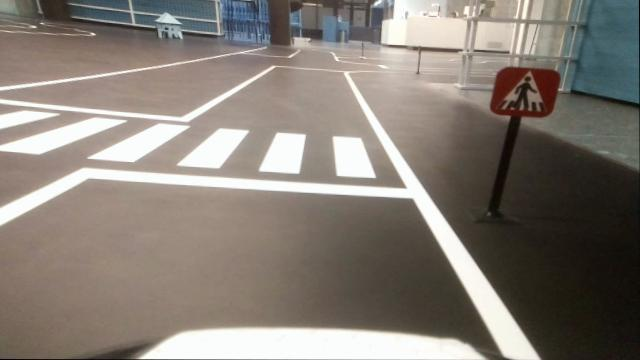
#> input picture src/perception/lane_detection/core/savebev.jpeg, 640 x 360 px
$ python -i laneDetection.py   (imports and definitions only)
#> lines starting #> are read from the running program, lines starting #| are printed output that depends on the picture; after the words box and inside, x2 and y2 are one past the last pixel; in counts of white or black regions, pixels touching at a corner belong together
### src/perception/lane_detection/core/utils.py
import cv2 as cv
import numpy as np
import pickle5 as pickle
import sys
from .const import *
# from numba import float32, uint16

##################  TEST CONFIG #################################
TESTNODES = dict()
TESTNODES['BEV'] = np.random.randn(640, 360,3)    #   Bird eye view image
TESTNODES['STEER_ANGLE'] = 30.2                 #   Steering angle
TESTNODES['RADIUS'] = 12.2                      #   Radius of curvature
TESTNODES['OFF_CENTRE'] = 23.2                  #   Off center
TESTNODES['LLT'] = 0                            #   Left lane type
TESTNODES['RLT'] = 1                            #   Right lane type
TESTNODES['MIDPOINT'] = 320                     #   Mid point

TESTNODES['WTL'] = 30                            #   width top left
TESTNODES['HTL'] = 50                            #   height top left
TESTNODES['WTR'] = 600                           #   width top right
TESTNODES['HTR'] = 50                           #   height top right
TESTNODES['WBL'] = 30                           #   width bottom left
TESTNODES['HBL'] = 350                          #   height bottom left
TESTNODES['WBR'] = 600                          #   width bottom right
TESTNODES['HBR'] = 50                            #   height bottom right
#####################   END TEST CONFIG  ########################

##################  HELPER FUNCTIONS    ###########################
# [84 lines left out: functions extract_frames, save_pkl, load_pkl, order_points, four_point_transform, not called in this run]
class Trackbars:

    def __init__(self):
        self.initPointTrackings([0, 299, 0, 270])

        # self.initSrcTracking()
        self.initSrcView()
        # self.initDstView()

    def initSrcView(self, width = 640, height = 360):
        cv.namedWindow('SrcView')
        cv.resizeWindow("SrcView", 360, 240)

        cv.createTrackbar("WTL", "SrcView", 249 ,width , self.doNothing)			# 	width top left
        cv.createTrackbar("HTL", "SrcView", 123, height, self.doNothing)		# 	height top left
        cv.createTrackbar("WBL", "SrcView", 0, width , self.doNothing)			#	width bottom leftj
        cv.createTrackbar("HBL", 'SrcView', 315, height, self.doNothing)		#	height bottom left
        cv.createTrackbar('WTR', 'SrcView', 428, width , self.doNothing)			#	width top right
        cv.createTrackbar('HTR', 'SrcView', 130, height , self.doNothing)			#	height top right
        cv.createTrackbar('WBR', 'SrcView', 626, width , self.doNothing)			#	width bottom right
        cv.createTrackbar('HBR', 'SrcView', 318, height , self.doNothing)			#	height bottom right


    # [54 lines left out: functions initDstView, getSrcView, getDstView, initSrcTracking, getSrcPoints, not called in this run]

    def initPointTrackings(self, initVals, width = 640, height = 360):
        """
        :params: initVals = (Width Top, Height Top, Width Bottom, Height Bottom)
        """
        cv.namedWindow('ViewPerspective')
        cv.resizeWindow("ViewPerspective", 360, 240)
        cv.createTrackbar("Width Top", "ViewPerspective", initVals[0], width , self.doNothing)
        cv.createTrackbar("Height Top", "ViewPerspective", initVals[1], height, self.doNothing)
        cv.createTrackbar("Width Bottom", "ViewPerspective", initVals[2], width , self.doNothing)
        cv.createTrackbar("Height Bottom", "ViewPerspective", initVals[3], height, self.doNothing)


    # [7 lines left out: function getValPoints, not called in this run]

    def doNothing(self):
        pass

# [5 lines that do not run on import are left out]

### src/perception/lane_detection/core/laneDetection.py
import cv2 as cv
import numpy as np
from .utils import Trackbars
import matplotlib.pyplot as plt

class Preprocessor:

    """ This class is used to preprocessing the scene which is input steamed from camera.

    Args: None
    Attributes:

        gaussian_kernel_size: size of kernel in gaussian blur, we use this blurring to
                                smooth the binary threshold version of the scene.

        sobel_kernel_size: size of kernel in sobel transformation
        lower_white: lower bound of white color when performing color-space transform.
        upper_white: upper bound of white color when performing color-space transform.

    Methods:

        grey_scale:
            args: image to be converted into gray.
            return: gray image
            example: self.grey_scale(image)

        gaussian_blur:
            args: image to be blurred.
            return: blurred image
            example: self.gaussian_blur(image)

        threshold:
            *   This is called binary threshold
            args: image to be converted into binary.
            return: binary image
            example: self.threshold(image)

        hls_threshold:
            *   This method takes threshold in HLS color-space then convert into binary threshold image.
            args: image.
            return: HLS image
            example: self.hls_threshold(image)

        warpImg:
            *   This method converts original image into another perspective view. Concretely, we
                would like to have a bird-eye view of the scene taken from the camera rather than the
                in front view.
            *   Note: The source and destination points are environment-specific. Therefore, if we
                        test in another environment, we need to fine-tune based on the visualization

            args: image to be warped.
            return:
                birdEyeView: dictionary
                             * Key : Value
                             birdeye:   BEV image
                             left:      left-scene of BEV
                             right:     right-scene of BEV
                             src:       source point of the transformation
                             dst:       destination point of the transformation

                transform_view : matrix of transformation from src to dst (npndarray)
                inverse_transform_view : matrix of transformation from dst to src (npndarray)
    """
    def __init__(self):
        self.gaussian_kernel_size = 5                   # Size of gaussian kernel
        self.sobel_kernel_size = 3
        self.lower_white = np.array([0, 160, 10])
        self.upper_white = np.array([255, 255, 255])
        self.tracker = Trackbars()                      # Just for debugging and fine-tuning --> don't care
        print("Init processing images")

    def grey_scale(self, img):

        return cv.cvtColor(img, cv.COLOR_BGR2GRAY)

    def gaussian_blur(self, img):
        return cv.GaussianBlur(img, (3,3), 0)

    def threshold(self, img):
        ret, img = cv.threshold(img, 220, 225, cv.THRESH_BINARY)
        return img

    def hls_threshold(self, img, lower = 200, upper = 255):
        hls = cv.cvtColor(img, cv.COLOR_RGB2HLS)

        # This is for testing
        s_binary = hls
        # s_channel = hls[:,:,1]

        # # Creating image masked in S channel
        # s_binary = np.zeros_like(s_channel)
        # s_binary[(s_channel >= lower) & (s_channel <= upper)] = 1
        return s_binary

    # [62 lines of commented-out code are left out]

    def warpImg(self, img):

        H = img.shape[0]
        W = img.shape[1]
        wTop = 82
        hTop = 170
        wBot = 20
        hBot = 312
        birdeyeView = dict()

        src = np.array([[wTop, hTop], [W- wTop, hTop], [wBot, hBot], [W- wBot, hBot]], dtype = np.float32)
        # dst = np.float32([[32,0],[100,0],[100,128],[32,128]])

        # src =   self.tracker.getValPoints(W, H)
        dst = np.float32([[0,0], [W,0], [0,H], [W,H]])

        transform_view = cv.getPerspectiveTransform(src, dst)
        inverse_transform_view = cv.getPerspectiveTransform(dst, src)

        birdeye = cv.warpPerspective(img, transform_view, (W, H), flags=cv.INTER_LINEAR)           # Eye-bird view
        birdeyeLeft = birdeye[:, :W//2]
        birdeyeRight = birdeye[:, W//2: ]

        birdeyeView['birdeye'] = birdeye
        # birdeyeView['birdeye'] = img
        birdeyeView['left'] = birdeyeLeft
        birdeyeView['right'] = birdeyeRight
        birdeyeView['src'] = src
        birdeyeView['dst'] = dst

        return birdeyeView, transform_view, inverse_transform_view

    def process(self, img):

        results = dict()
        H, W, C = img.shape

        # img = cv.resize(img, (640, 360))
        birdeyeView, transformed_view, invMatrixTransform = self.warpImg(img)

        hsl_bin = self.hls_threshold(birdeyeView['birdeye'])
        mask = cv.inRange(birdeyeView['birdeye'], self.lower_white, self.upper_white)
        hls_bin = cv.bitwise_and(birdeyeView['birdeye'], birdeyeView['birdeye'], mask=mask)

        gray = self.grey_scale(hls_bin)
        _, thresh = cv.threshold(gray, 150, 255, cv.THRESH_BINARY)
        blur = cv.GaussianBlur(thresh, (3, 3), 0)
        canny = cv.Canny(blur, 40, 60)

        """
        lab_b_bin = self.lab_b_channel(warpedImg, thresh=(185, 255))

        # Gradient thresholding with sobel x
        x_bin = self.sobel_threshold(warpedImg, orient='x', lower = 20, upper = 100)

        # Gradient thresholding with sobel y
        y_bin = self.sobel_threshold(warpedImg, orient='y', lower=50, upper=150)

        # Magnitude of gradient thresholding
        mag_bin = self.mag_thresh(warpedImg, thresh_min=0, thresh_max=255)

        # Direction of gradient thresholding
        dir_bin = self.dir_thresh(warpedImg, thresh_min=0, thresh_max=np.pi/2)

        combined = np.zeros_like(x_bin)
        combined[(hsl_bin == 1) | (lab_b_bin == 1)] = 1
        """

        results['birdeye_img'] = birdeyeView['birdeye']
        results["birdeye"] = birdeyeView
        results['inverse_transform'] = invMatrixTransform
        results['transformed_view'] = transformed_view
        results['hsl_bin'] = hsl_bin
        results['gray'] = gray
        results['thresh'] = thresh
        results['blur'] = blur
        results['canny'] = canny

        return results

class LaneDetection:

    # [238 lines left out: functions __init__, slide_window_search, margin_search, measure_lane_curvature, draw_lane_lines, offCenter and 1 more, not called in this run]

>>> import cv2
>>> picture = cv2.imread('savebev.jpeg')
#> picture is the input picture: shape (360, 640, 3); mean B, G, R 117.8, 125.7, 133.5
>>> result = Preprocessor().process(picture)
#> in warpImg, `birdeye = cv.warpPerspective(img, transform_view, (W, H), flags=cv.INT..`:
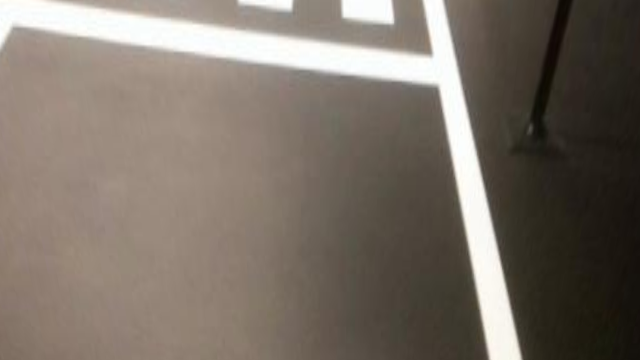
#> birdeye: shape (360, 640, 3); mean B, G, R 103.2, 113, 122.9
#> in warpImg, `birdeyeLeft = birdeye[:, :W//2]`:
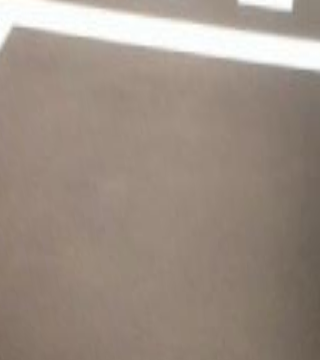
#> birdeyeLeft: shape (360, 320, 3); mean B, G, R 131.1, 142.2, 155.9
#> in warpImg, `birdeyeRight = birdeye[:, W//2: ]`:
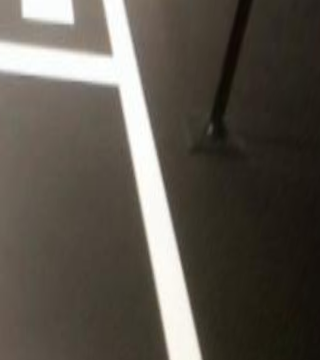
#> birdeyeRight: shape (360, 320, 3); mean B, G, R 75.4, 83.8, 89.8
#> in process, `birdeyeView, transformed_view, invMatrixTransform = self.warpImg(img)`: birdeyeView = 5 items; transformed_view = [[1.95, 0.853, -305.2], [-9.17e-17, 4.64, -789.5], [1.23e-18, 0.00267, 1]]; invMatrixTransform = [[0.744, -0.184, 82], [0, 0.215, 170], [0, -0.000574, 1]]
#> in hls_threshold, `hls = cv.cvtColor(img, cv.COLOR_RGB2HLS)`: hls: shape (360, 640, 3); mean of channels 0, 1, 2 101.8, 113.3, 42.9
#> in process, `mask = cv.inRange(birdeyeView['birdeye'], self.lower_white, self.upper..`:
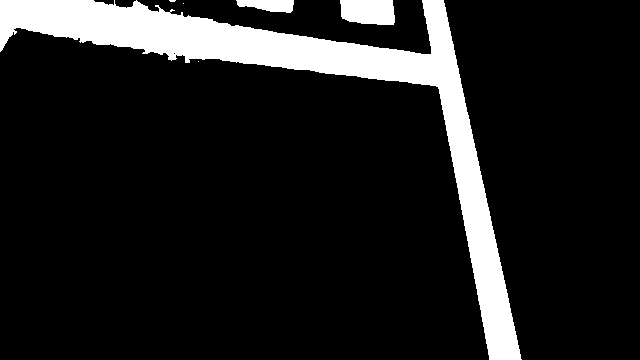
#> mask: shape (360, 640); 12% white; 6 white regions (3 under 20 px), largest, box (x1, y1, x2, y2) and area: (0, 0, 522, 360) 25766, (340, 0, 395, 25) 1239, (236, 0, 294, 13) 552
#> in process, `hls_bin = cv.bitwise_and(birdeyeView['birdeye'], birdeyeView['birdeye'..`:
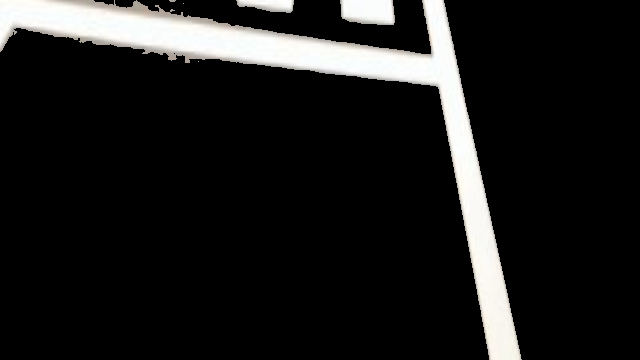
#> hls_bin: shape (360, 640, 3); mean of channels 0, 1, 2 27.7, 28.2, 28.4; drawn as B, G, R
#> in process, `canny = cv.Canny(blur, 40, 60)`:
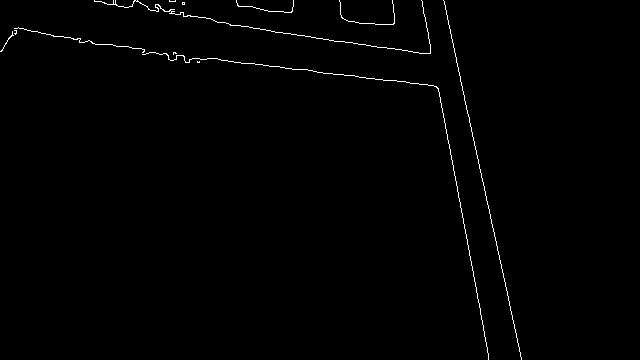
#> canny: shape (360, 640); 0.77% white in thin lines or dots, all inside (x1, y1, x2, y2) = (0, 0, 522, 360)
#> result = 9 items
